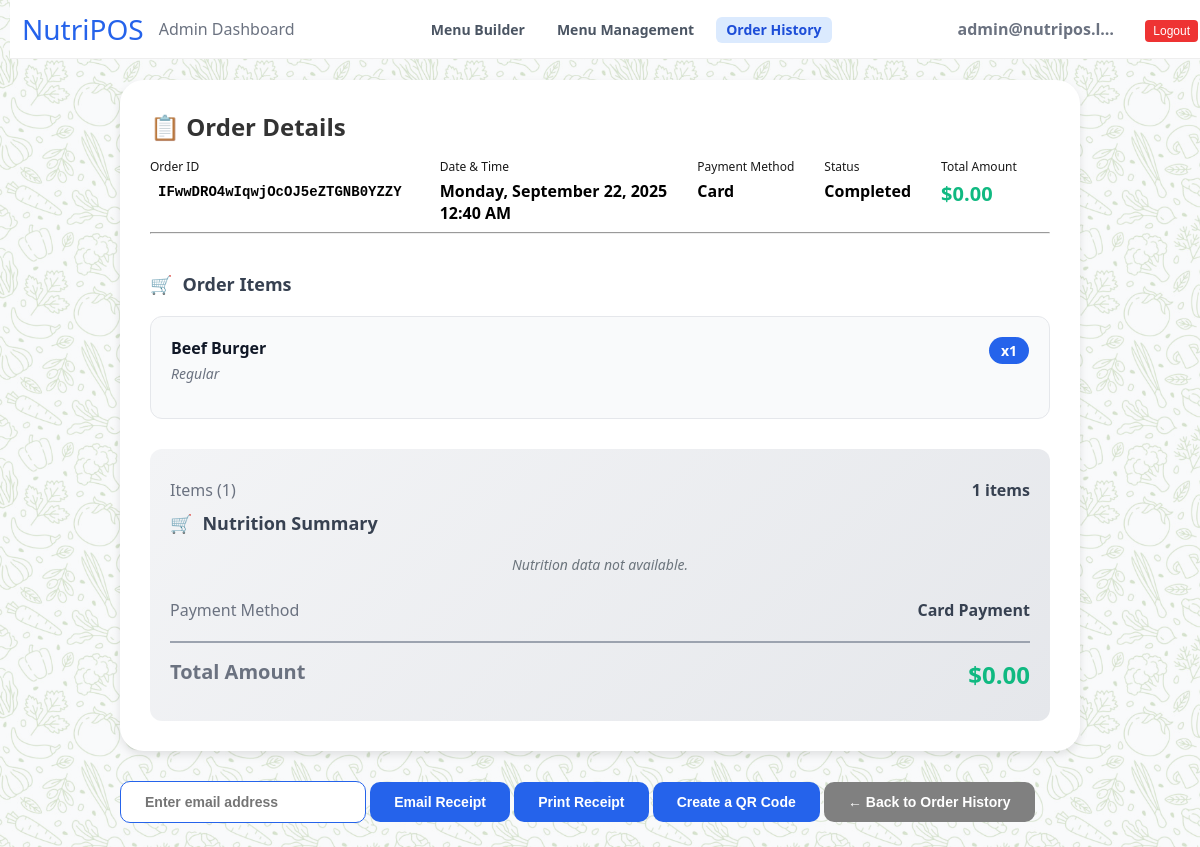
The app's page /NUTRIPOS/order.php?order=IFwwDRO4wIqwjOcOJ5eZTGNB0YZZY (signed in) with its own data.
### tables this page shows
CREATE TABLE `orders` (
  `id` varchar(64) NOT NULL,
  `closed_at` datetime DEFAULT NULL,
  `total` varchar(10) NOT NULL,
  `created_at` timestamp NOT NULL DEFAULT current_timestamp()
);

CREATE TABLE `line_items` (
  `line_item_catalog_object_id` varchar(64) NOT NULL,
  `name` varchar(255) NOT NULL,
  `variation_name` varchar(100) DEFAULT NULL
);

CREATE TABLE `order_line_items` (
  `id` bigint(20) NOT NULL,
  `order_id` varchar(64) NOT NULL,
  `line_item_catalog_object_id` varchar(64) NOT NULL,
  `quantity` int(11) NOT NULL
);

### NUTRIPOS/order.php (the view, shortened to what this page needs)
<?php
$conn = mysqli_connect($_ENV['DB_SERVERNAME'], $_ENV['DB_USERNAME'], $_ENV['DB_PASSWORD'], $_ENV['DB_NAME']);
$order_data = null;
$line_items = [];
$error_message = null;
if (isset($_GET['order'])) {
    $order = $_GET['order'];
    $result = $conn->query("SELECT
        o.id AS order_id,
        TIME(o.closed_at) AS order_time,
        DATE(o.closed_at) AS order_date,
        o.total,
        oli.id AS line_item_id,
        li.line_item_catalog_object_id,
        li.name AS line_item_name,
        li.variation_name,
        cm.sku AS sku,
        oli.quantity AS line_item_quantity,
        m.name AS modifier_name,
        olim.quantity AS modifier_quantity
    FROM orders o
    JOIN order_line_items oli ON o.id = oli.order_id
    JOIN line_items li ON oli.line_item_catalog_object_id = li.line_item_catalog_object_id
    LEFT JOIN order_line_item_modifiers olim ON oli.id = olim.order_line_item_id
    LEFT JOIN modifiers m ON olim.modifier_id = m.id
    LEFT JOIN catalog_map cm ON cm.catalog_object_id = li.line_item_catalog_object_id
    WHERE o.id ='" . $order . "'
    ORDER BY oli.id, m.name"
    );
    $current_line_item = null;
    $line_item_index = -1;
    function formatDate($date) {
        return date('l, F j, Y', strtotime($date));
    }
    function formatTime($datetime) {
        return date('h:i A', strtotime($datetime));
    }
    while ($row = $result->fetch_assoc()) {
        if ($order_data === null) {
            $order_data = [
                'id' => $row['order_id'],
                'order_date' => formatDate($row['order_date']),
                'order_time' => formatTime($row['order_time']),
                'total' => $row['total'],
            ];
        }
        if ($current_line_item !== $row['line_item_id']) {
            $current_line_item = $row['line_item_id'];
            $line_item_index++;
            $line_items[$line_item_index] = [
                'line_item_id'   => (int)$row['line_item_id'],
                'catalog_id'     => $row['line_item_catalog_object_id'],
                'name'           => $row['line_item_name'],
                'variation_name' => $row['variation_name'],
                'sku'            => $row['sku'] ?? null,
                'quantity'       => (int)$row['line_item_quantity'],
                'modifiers'      => []
            ];
        }
    }
} else {
    $error_message = "No order ID provided.";
}
?>
<!DOCTYPE html>
<html lang="en">
<head>
    <link rel="stylesheet" href="./public/style.css">
</head>
<body>
    <?php if ($error_message): ?>
        <p class="error"><?php echo $error_message; ?></p>
    <?php else: ?>
    <nav class="navbar">
        <div class="navbar-container">
          <div class="logo-dashboard">
            <a href="../admin/dashboard.php" class="logo">NutriPOS</a>
            <span class="admin-dashboard">Admin Dashboard</span>
          </div>
          <ul class="navbar-links">
            <li><a href="./public/menu_management.php" class="nav-button">Menu Builder</a></li>
            <li><a href="./public/products.php" class="nav-button">Menu Management</a></li>
            <li><a href="./db/mysql_orders.php" class="nav-button active">Order History</a></li>
          </ul>
          <div class="user-section">
            <span class="admin"><?php echo htmlspecialchars($_SESSION['email']); ?></span>
            <a href="./admin/logout.php"><button class="logout-btn">Logout</button></a>
          </div>
        </div>
    </nav>
    <div class="main-container" style="max-width: 960px">
        <?php if ($error_message): ?>
            <div class="order-error">
                <h2>❌ <?php echo htmlspecialchars($error_message); ?></h2>
                <a href="./db/mysql_orders.php" class="receipt-btn primary">← Back to Order History</a>
            </div>
        <?php else: ?>
            <div class="order-details-card">
                <div class="order-header">
                    <h2 class="order-title">📋 Order Details</h2>
                    <div class="order-meta">
                        <div class="meta-item">
                            <span class="meta-label">Order ID</span>
                            <span class="meta-value order-id-value"><?php echo htmlspecialchars($order_data['id']); ?></span>
                        </div>
                        <div class="meta-item">
                            <span class="meta-label">Date & Time</span>
                            <span class="meta-value"><?php echo htmlspecialchars($order_data['order_date']); ?></span>
                            <span class="meta-value"><?php echo htmlspecialchars($order_data['order_time']); ?></span>
                        </div>
                        <div class="meta-item">
                            <span class="meta-label">Payment Method</span>
                            <span class="meta-value">Card</span>
                        </div>
                        <div class="meta-item">
                            <span class="meta-label">Status</span>
                            <span class="meta-value">Completed</span>
                        </div>
                        <div class="meta-item">
                            <span class="meta-label">Total Amount</span>
                            <span class="meta-value" style="color: #10B981; font-size: 20px;">
                                <?php echo htmlspecialchars($order_data['total']); ?>
                            </span>
                        </div>
                    </div>
                    <hr>
                </div>
                <div class="order-content">
                    <h3 class="section-title">Order Items</h3>
                    <?php if (empty($line_items)): ?>
                        <div class="no-items">
                            <p>No items found for this order.</p>
                        </div>
                    <?php else: ?>
                        <div class="items-list">
                            <?php foreach ($line_items as $item): ?>
                                <div class="line-item">
                                    <div class="item-main">
                                        <div class="item-details">
                                            <div class="item-name">
                                                <?php echo htmlspecialchars($item['name']); ?>
                                            </div>
                                            <?php if (!empty($item['variation_name'])): ?>
                                                <div class="item-variation">
                                                    <?php echo htmlspecialchars($item['variation_name']); ?>
                                                </div>
                                            <?php endif; ?>
                                        </div>
                                        <span class="item-quantity">
                                            x<?php echo htmlspecialchars($item['quantity']); ?>
                                        </span>
                                    </div>
                                </div>
                            <?php endforeach; ?>
                        </div>
                    <?php endif; ?>
                    <div class="order-summary">
                        <div class="summary-row">
                            <span class="summary-label">Items (<?php echo count($line_items); ?>)</span>
                            <span class="summary-value">
                                <?php
                                $total_items = 0;
                                foreach ($line_items as $item) {
                                    $total_items += $item['quantity'];
                                }
                                echo $total_items . ' items';
                                ?>
                            </span>
                        </div>
                        <div class="order-nutrition-card" id="orderNutrition">
                            <h3 class="section-title">Nutrition Summary</h3>
                            <div id="nutriContent" class="nutri-content"></div>
                        </div>
                        <div class="summary-row">
                            <span class="summary-label">Payment Method</span>
                            <span class="summary-value">Card Payment</span>
                        </div>
                        <div class="summary-row total">
                            <span class="summary-label">Total Amount</span>
                            <span class="summary-value">
                                <?php echo htmlspecialchars($order_data['total']); ?>
                            </span>
                        </div>
                    </div>
                </div>
            </div>
            <div class="receipt-actions">
                <form method="post" action="?order=<?php echo htmlspecialchars($order_data['id']); ?>" style="display:inline;">
                    <input type="text" name="email" placeholder="Enter email address" class="form-text-input" required>
                    <button type="submit" name="send_email" class="receipt-btn primary">Email Receipt</button>
                </form>
                <button onclick="window.print()" class="receipt-btn primary">Print Receipt</button>
                <button class="receipt-btn primary">Create a QR Code</button>
                <button class="receipt-btn primary" style="background-color: grey;"><a href="./db/mysql_orders.php" style="color: inherit; text-decoration: none;">← Back to Order History</a></button>
            </div>
        <?php endif; ?>
    </div>
</body>
</html>
<?php endif; ?>

### records on screen
orders: id "IFwwDRO4wIqwjOcOJ5eZTGNB0YZZY", total "$0.00", line_items.name "Beef Burger", line_items.variation_name "Regular", order_line_items.quantity "1"

### other values on screen
$_SESSION['email'] "admin@nutripos.l…"
$order_data['order_date'] "Monday, September 22, 2025"
$order_data['order_time'] "12:40 AM"
count($line_items) "1"
$total_items "1"
